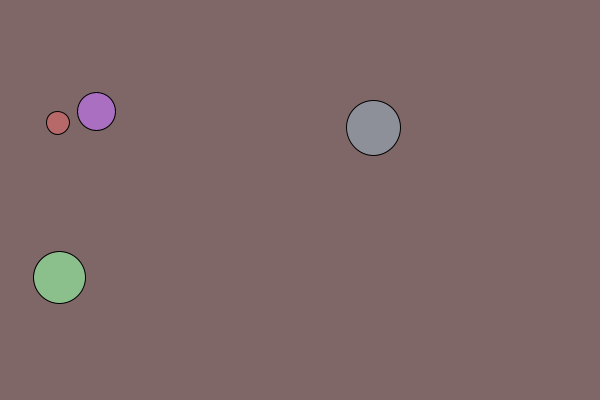
Frame 1 (no input)
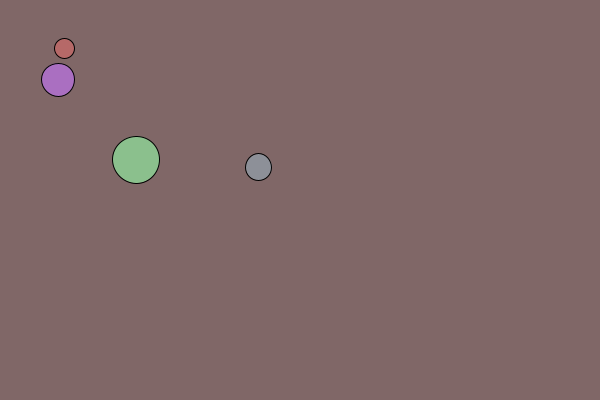
Frame 60 (the mouse pressed at the canvas centre just before this capture)
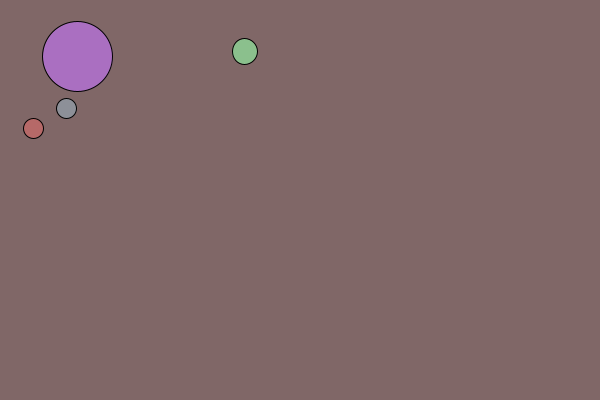
Frame 120 (the mouse held since frame 60 and released just before this capture)

The Processing sketch that drew these frames (run headless with seeded random() and noise(); from frame 60 on, the mouse is pressed at the canvas centre):

// Processing sketch: balls03
// ── balls03.pde
Ball [] Flies;

void setup() {
   size(600, 400);
   int numFlies = 4;
   Flies = new Ball[numFlies];
   for (int i=0; i<numFlies; i++) {
      Flies[i] = new Ball();
   }
}

void draw() {
   background(128, 103, 103);
   for (int i=0; i<Flies.length; i++) {
      Flies[i].render();
      Flies[i].move();
   }
}

class Ball {
   float cx, cy;
   float vx, vy;
   float radius;
   float cr, cg, cb, ca;
  
   Ball( float acx, float acy, float avx, float avy,
   float aradius, float ar, float ag, float ab, float aa) {
      cx = acx;  cy = acy;
      vx = avx;  vy = avy;
      radius = aradius;
      cr = ar; cg = ag; cb = ab; ca = aa;
   }
   
   
   Ball() {
      cx = random(50, width-50);
      cy = random(50, height-50);
      vx = random(-3, 3);
      vx = random(-3, 3);
      radius = random(10, 30);
      cr = random(100, 255);  
      cg = random(100, 255);
      cb = random(100, 255);
      ca = random(100, 255);
   }
  
   void render() {
      fill(cr, cg, cb, ca);
      ellipse(cx, cy, 2*radius, 2*radius);
   }
  
   void move() {
      float noiseScale = 0.02;
      radius += lerp(-1, 1, noise(cx*noiseScale));
      radius = constrain(radius, 10, 100);
      vx += lerp(-0.25, 0.25, noise(noiseScale*cx, noiseScale*cy));
      vy += lerp(-0.25, 0.25, noise(noiseScale*cy, noiseScale*cx));
      cx += vx;
      cy += vy;
      if ((cx-radius < 0) || (cx+radius >= width)) {
         vx = -vx;
         cx += 2*vx;
      }
      if ((cy-radius < 0) || (cy+radius >= height)) {
         vy = -vy;
         cy += 2*vy;
      }
   }
}
